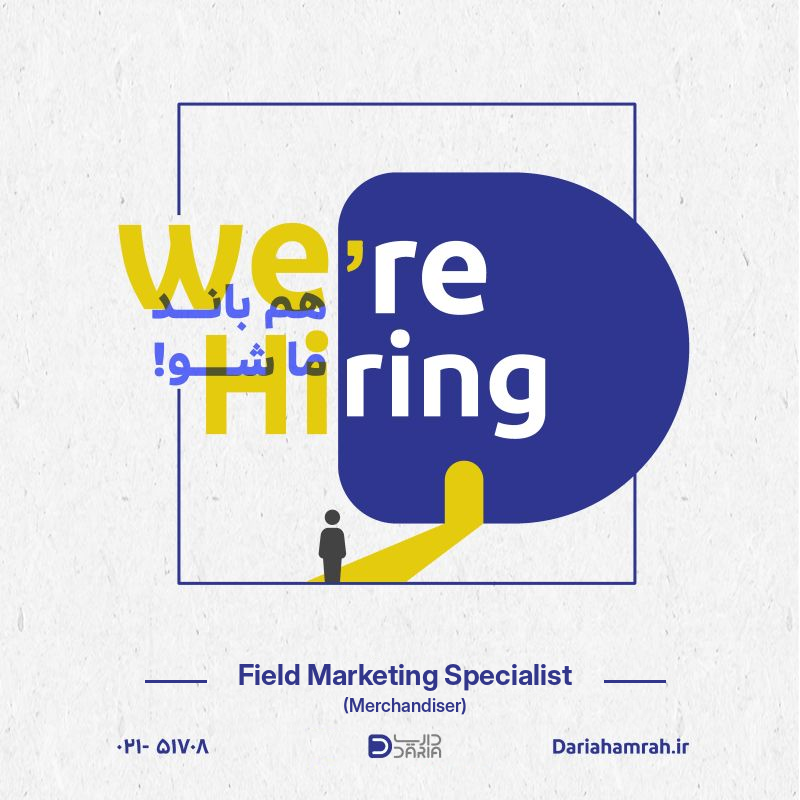
#> input picture hiring-carousel/hiring-field-marketing-merchandiser.png, 800 x 800 px
$ python check-face.py ../hiring-carousel/hiring-field-marketing-merchandiser.png ../hiring-carousel/hiring-marketing-operations-specialist.png 5
#> lines starting #> are read from the running program, lines starting #| are printed output that depends on the picture
"""Verify no overlay pixel lands on the face.
Detects the face (OpenCV Haar) on the graded footage every STEP seconds, pads the box,
and measures overlay alpha inside it from the rendered overlay frames.
usage: python3 check-face.py graded.mp4 overlay_frames_dir [fps=30]"""
import sys, cv2, numpy as np
from PIL import Image
vid, ov = sys.argv[1], sys.argv[2]; fps = int(sys.argv[3]) if len(sys.argv) > 3 else 30
STEP, PAD = 0.2, 0.04
cas = cv2.CascadeClassifier(cv2.data.haarcascades + 'haarcascade_frontalface_default.xml')
cap = cv2.VideoCapture(vid); n = int(cap.get(cv2.CAP_PROP_FRAME_COUNT))
bad, wipes, checked, last = [], [], 0, None
for f in range(0, n, int(STEP * fps)):
    cap.set(cv2.CAP_PROP_POS_FRAMES, f); ok, img = cap.read()
#> further down, img is the input picture: shape (800, 800, 3); mean B, G, R 217.8, 209.2, 208.9
    if not ok: break
    g = cv2.cvtColor(img, cv2.COLOR_BGR2GRAY)
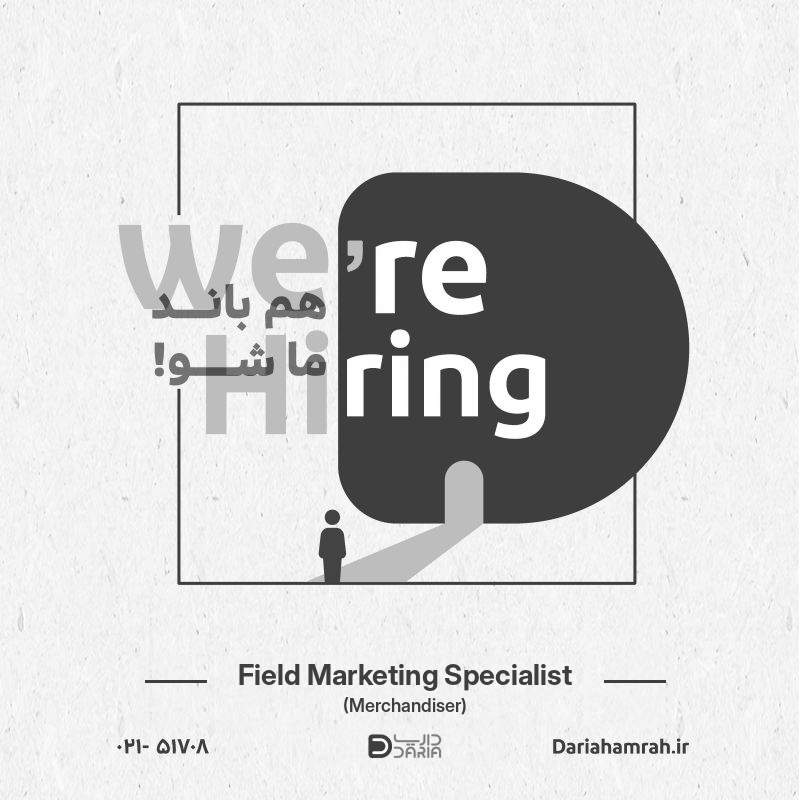
#> g: shape (800, 800); min 33, max 255, mean 210.1
    faces = cas.detectMultiScale(g, 1.1, 6, minSize=(200, 200))
#> faces = ()
    if len(faces): last = max(faces, key=lambda r: r[2] * r[3])
    if last is None: continue
    x, y, w, h = last; px, py = int(w * PAD), int(h * PAD)
    x0, y0, x1, y1 = max(0, x - px), max(0, y - py), x + w + px, y + h + py  # Haar box already spans forehead→chin
    try: im = np.asarray(Image.open(f"{ov}/f{f:05d}.png"))
    except FileNotFoundError: continue
    checked += 1
    if im.ndim < 3 or im.shape[2] < 4: wipes.append(f / fps); continue  # fully opaque frame = section wipe (by design)
    cov = (im[..., 3][y0:y1, x0:x1] > 20).mean()
    if cov > 0.002: bad.append((f / fps, round(cov * 100, 2), (x0, y0, x1, y1)))
print(f"checked {checked} samples; text/card on face at {len(bad)} samples; full-frame wipe at {len(wipes)} samples {[round(w,1) for w in wipes]}")
for b in bad: print(f"  t={b[0]:.1f}s  covered={b[1]}%  box={b[2]}")
